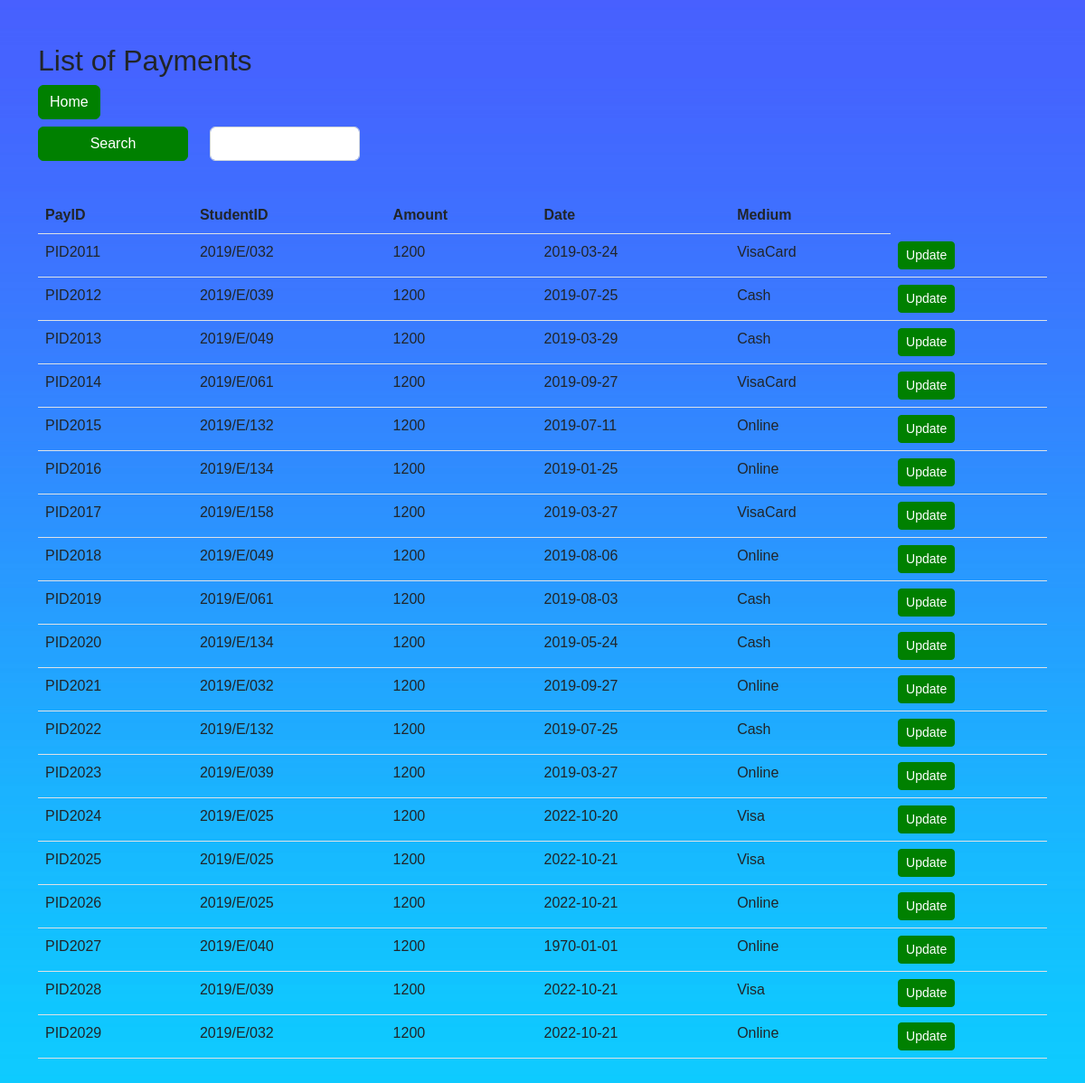
Screenshot of /IndexRent.php (signed in) with the database file from the repository.
### tables this page shows
CREATE TABLE `rent` (
  `PayID` char(10) NOT NULL,
  `StudentID` char(10) DEFAULT NULL,
  `Amount` int(11) NOT NULL,
  `Date` date NOT NULL DEFAULT current_timestamp(),
  `Medium` varchar(13) NOT NULL
);

### IndexRent.php (the view, shortened to what this page needs)
<!DOCTYPE html>
<html lang="en">
<head>
    <link rel="stylesheet" href="https://cdn.jsdelivr.net/npm/bootstrap@5.2.2/dist/css/bootstrap.min.css">
    <link rel="stylesheet" type="text/css" href="EditDeleteButton.css">
</head>
<body>
    <div class="container my-5">
        <h2>List of Payments</h2>
        <form action="" method="GET">
            <div class="row mb-2">
                <div class=" offset-sm-0 col-sm-2">
                    <a class="btn btn-head" href="./HomeEmployee.php" role="button">Home</a>
                </div>
            </div>
            <div class="row mb-3">
                <div class=" offset-sm-0 col-sm-2 d-grid">
                    <button type="submit" class="btn btn-head">Search</button>
                </div>
                <div class=" offset-sm-0 col-sm-2">
                    <input type="text" class="form-control" name="ID" value="<?php if (isset($_GET['ID'])) {
                                                                                    echo $_GET['ID'];
                                                                                } ?>">
                </div>
            </div>
        </form>
        <form>
            <br>
            <table class="table">
                <thead>
                    <tr>
                        <th>PayID</th>
                        <th>StudentID</th>
                        <th>Amount</th>
                        <th>Date</th>
                        <th>Medium</th>
                    </tr>
                </thead>
                <tbody>
                    <?php
                    $servername = "localhost";
                    $username = "root";
                    $password = "";
                    $database = "hostel management system";
                    $connection = new mysqli($servername, $username, $password, $database);
                    $sql = "SELECT * FROM rent";
                    $result = $connection->query($sql);
                    while ($row = $result->fetch_assoc()) {
                        echo "
                    <tr>
                    <td>$row[PayID]</td>
                    <td>$row[StudentID]</td>
                    <td>$row[Amount]</td>
                    <td>$row[Date]</td>
                    <td>$row[Medium]</td>
                    <td>
                        <a class='btn btn-head btn-sm' href='./UpdateRent.php?PayID=$row[PayID]'>Update</a>
                    </td>
                    </tr>
                    ";
                    }
                    ?>
                </tbody>
            </table>
    </div>
</body>
</html>

### EditDeleteButton.css (style rules this page uses)
.btn-head { --bs-btn-color: #fff; --bs-btn-bg: #008000; --bs-btn-border-color: #008000; --bs-btn-hover-color: #fff; --bs-btn-hover-bg: #0b5ed7; --bs-btn-hover-border-color: #0a58ca; --bs-btn-focus-shadow-rgb: 49, 132, 253; --bs-btn-active-color: #fff; --bs-btn-active-bg: #0a58ca; --bs-btn-active-border-color: #0a53be; --bs-btn-active-shadow: inset 0 3px 5px rgba(0, 0, 0, 0.125); --bs-btn-disabled-color: #fff; --bs-btn-disabled-bg: #008000; --bs-btn-disabled-border-color: #008000 }

### IndexRent.php (style rules this page uses)
body { margin: 0; padding: 0; background: url(bgImage.jpg)no-repeat center center fixed; font-family: sans-serif; background-size: cover; }

### rows the page displays
rent: PayID "PID2011", StudentID "2019/E/032", Amount "1200", Date "2019-03-24", Medium "VisaCard"
rent: PayID "PID2012", StudentID "2019/E/039", Amount "1200", Date "2019-07-25", Medium "Cash"
rent: PayID "PID2013", StudentID "2019/E/049", Amount "1200", Date "2019-03-29", Medium "Cash"
rent: PayID "PID2014", StudentID "2019/E/061", Amount "1200", Date "2019-09-27", Medium "VisaCard"
rent: PayID "PID2015", StudentID "2019/E/132", Amount "1200", Date "2019-07-11", Medium "Online"
rent: PayID "PID2016", StudentID "2019/E/134", Amount "1200", Date "2019-01-25", Medium "Online"
rent: PayID "PID2017", StudentID "2019/E/158", Amount "1200", Date "2019-03-27", Medium "VisaCard"
rent: PayID "PID2018", StudentID "2019/E/049", Amount "1200", Date "2019-08-06", Medium "Online"
rent: PayID "PID2019", StudentID "2019/E/061", Amount "1200", Date "2019-08-03", Medium "Cash"
rent: PayID "PID2020", StudentID "2019/E/134", Amount "1200", Date "2019-05-24", Medium "Cash"
rent: PayID "PID2021", StudentID "2019/E/032", Amount "1200", Date "2019-09-27", Medium "Online"
rent: PayID "PID2022", StudentID "2019/E/132", Amount "1200", Date "2019-07-25", Medium "Cash"
rent: PayID "PID2023", StudentID "2019/E/039", Amount "1200", Date "2019-03-27", Medium "Online"
rent: PayID "PID2024", StudentID "2019/E/025", Amount "1200", Date "2022-10-20", Medium "Visa"
rent: PayID "PID2025", StudentID "2019/E/025", Amount "1200", Date "2022-10-21", Medium "Visa"
rent: PayID "PID2026", StudentID "2019/E/025", Amount "1200", Date "2022-10-21", Medium "Online"
rent: PayID "PID2027", StudentID "2019/E/040", Amount "1200", Date "1970-01-01", Medium "Online"
rent: PayID "PID2028", StudentID "2019/E/039", Amount "1200", Date "2022-10-21", Medium "Visa"
rent: PayID "PID2029", StudentID "2019/E/032", Amount "1200", Date "2022-10-21", Medium "Online"
